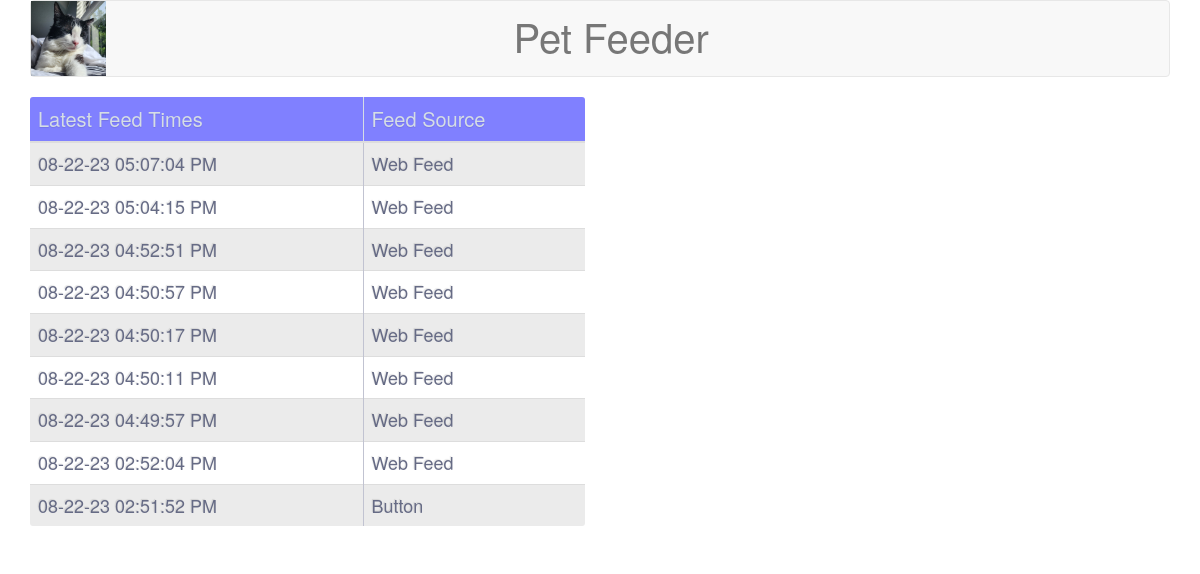
Page /history (signed in) on the earlier database version.
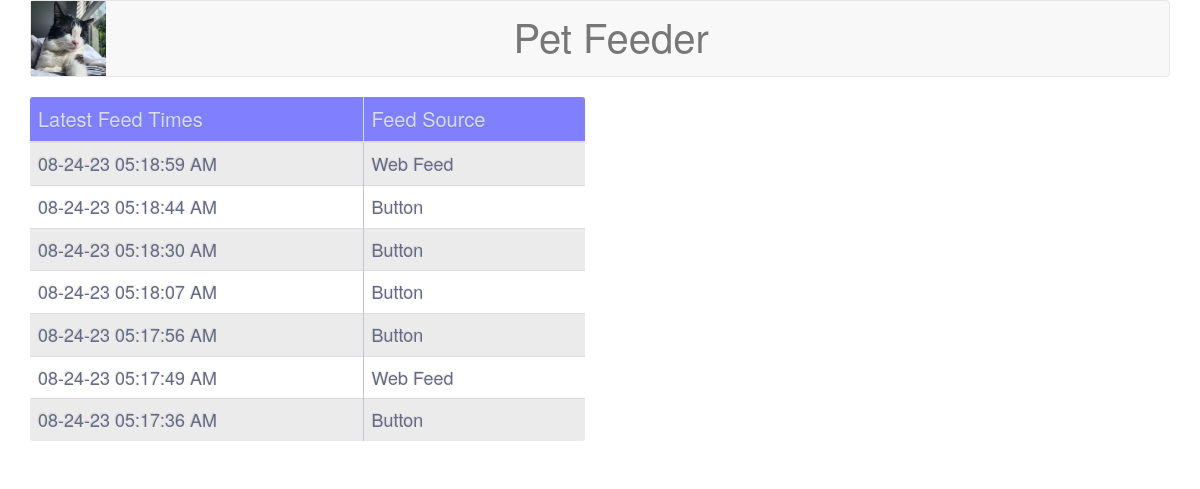
Same page on the later database version.
### tables this page shows
CREATE TABLE feedtimes (feedid integer primary key autoincrement,feeddate string,feedtype integer);

CREATE TABLE feedtypes (feedtype integer primary key,description string);

### app.py (the view)
@app.route('/history', methods=['GET', 'POST'])
def history_page():
    try:
        if 'userLogin' in session:
            latestXNumberFeedTimes = commonTasks.db_get_last_feedtimes(500)
            finalFeedTimeList = []
            for x in latestXNumberFeedTimes:
                x = list(x)
                dateobject = datetime.datetime.strptime(x[0], '%Y-%m-%d %H:%M:%S')
                x[0] = dateobject.strftime("%m-%d-%y %I:%M:%S %p")
                x = tuple(x)
                finalFeedTimeList.append(x)
            return render_template('history.html'
                                   , latestXNumberFeedTimes=finalFeedTimeList
                                   )
        else:
            return redirect(url_for('admin_login_page'))
    except Exception as e:
        return render_template('error.html', resultsSET=e)

### commonTasks.py (called while the page is built)
def connect_db():
    try:
        rv = sqlite3.connect(DB)
        return rv
    except Exception as e:
        return e

def db_get_last_feedtimes(numberToGet):
    try:
        con = connect_db()
        cur = con.execute(''' select feeddate,description
                                from feedtimes ft
                                join feedtypes fty on ft.feedtype=fty.feedtype
                                where ft.feedtype in (1,2,3,4,6)
                                order by feeddate desc
                                limit ?''', [str(numberToGet), ])
        LastFeedingTimes = cur.fetchall()
        cur.close()
        con.close()
        return LastFeedingTimes
    except Exception as e:
        return e

### templates/history.html
{% extends "layout.html" %}
{% block head %}
{{ super() }}
{% endblock %}
{% block main %}
<div class="row">
    <div class="col-md-6 text-center">
        <table class="FeedTable table">
            <thead>
            <th>Latest Feed Times</th>
            <th>Feed Source</th>
            </thead>
            <tbody>
            {% for entry in latestXNumberFeedTimes %}
            <tr>
                <td>{{entry[0]}}</td>
                <td>{{entry[1]}}</td>
            </tr>
            {% endfor %}
            </tbody>
        </table>
    </div>
    <div class="col-md-6 text-center">
    </div>
</div>
{% endblock %}

### templates/layout.html (shortened to what this page needs)
<!DOCTYPE html>
<html lang="en">
<head>
    {% block head %}
    <link href="static/css/bootstrap.min.css" rel="stylesheet">
    <link href="static/css/googleFonts.css" rel="stylesheet" type="text/css">
    <link href="static/css/tableStyle.css" rel="stylesheet">
    <link href="static/css/feedButton.css" rel="stylesheet">
    <link href="static/css/camButton.css" rel="stylesheet">
    <link href="static/css/navBar.css" rel="stylesheet">
    <link href="static/css/loginPage.css" rel="stylesheet">
    {% endblock %}
</head>
<body>
<div class="container">
    <nav class="navbar navbar-default">
        <div class="navbar-header">
            <p class="navbar-brand1 navbar-brand navBarTitle">&nbsp;&nbsp;Pet Feeder</p>
            <img class="img-responsive" src="/static/images/zorro1.jpg" width="75" height="75" >
        </div>
    </nav>
    {% block main %}
    {% endblock %}
</div>
</body>
</html>

### static/css/tableStyle.css (style rules this page uses)
th { color:#D5DDE5; background:#8080ff; border-bottom:4px solid #9ea7af; border-right: 1px solid #D5DDE5; font-size:20px; font-weight: 100; padding:14px; text-align:left; text-shadow: 0 1px 1px rgba(0, 0, 0, 0.1); vertical-align:middle; }
th:first-child { border-top-left-radius:3px; }
th:last-child { border-top-right-radius:3px; border-right:none; }
tr { border-top: 1px solid #C1C3D1; border-bottom-: 1px solid #C1C3D1; color:#666B85; font-size:16px; font-weight:normal; text-shadow: 0 1px 1px rgba(256, 256, 256, 0.1); }
tr:first-child { border-top:none; }
tr:last-child { border-bottom:none; }
tr:nth-child(odd) td { background:#EBEBEB; }
tr:last-child td:first-child { border-bottom-left-radius:3px; }
tr:last-child td:last-child { border-bottom-right-radius:3px; }
td { background:#FFFFFF; padding:20px; text-align:left; vertical-align:middle; font-weight:300; font-size:18px; text-shadow: -1px -1px 1px rgba(0, 0, 0, 0.1); border-right: 1px solid #C1C3D1; }
td:last-child { border-right: 0px; }

### static/css/navBar.css (style rules this page uses)
.navbar-brand1 { position: absolute; width: 100%; left: 0; text-align: center; margin:0 auto; }
.navBarTitle { font-size: 40px; padding: 25px; }

Differences in the rows shown:
removed feedtimes: feeddate "08-22-23 05:07:04 PM", description "Web Feed"
removed feedtimes: feeddate "08-22-23 05:04:15 PM", description "Web Feed"
changed feedtimes (number 1 of 7 on the later page): feeddate "08-22-23 04:52:51 PM" → "08-24-23 05:18:59 AM"
changed feedtimes (number 2 of 7 on the later page): feeddate "08-22-23 04:50:57 PM" → "08-24-23 05:18:44 AM"; description "Web Feed" → "Button"
changed feedtimes (number 3 of 7 on the later page): feeddate "08-22-23 04:50:17 PM" → "08-24-23 05:18:30 AM"; description "Web Feed" → "Button"
changed feedtimes (number 4 of 7 on the later page): feeddate "08-22-23 04:50:11 PM" → "08-24-23 05:18:07 AM"; description "Web Feed" → "Button"
changed feedtimes (number 5 of 7 on the later page): feeddate "08-22-23 04:49:57 PM" → "08-24-23 05:17:56 AM"; description "Web Feed" → "Button"
changed feedtimes (number 6 of 7 on the later page): feeddate "08-22-23 02:52:04 PM" → "08-24-23 05:17:49 AM"
changed feedtimes (number 7 of 7 on the later page): feeddate "08-22-23 02:51:52 PM" → "08-24-23 05:17:36 AM"
